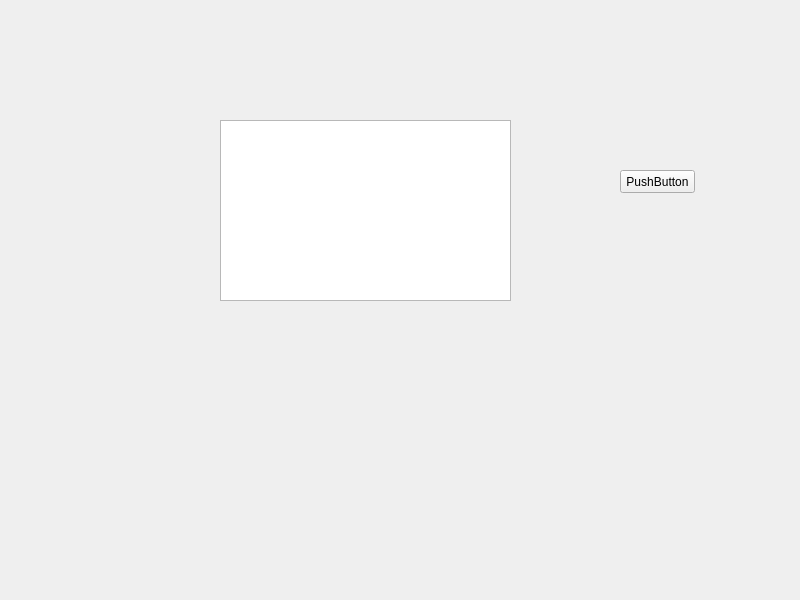
<?xml version="1.0" encoding="UTF-8"?>
<ui version="4.0">
 <class>Widget</class>
 <widget class="QWidget" name="Widget">
  <property name="geometry">
   <rect>
    <x>0</x>
    <y>0</y>
    <width>800</width>
    <height>600</height>
   </rect>
  </property>
  <property name="windowTitle">
   <string>Widget</string>
  </property>
  <widget class="myTextEdit" name="textEdit">
   <property name="geometry">
    <rect>
     <x>220</x>
     <y>120</y>
     <width>291</width>
     <height>181</height>
    </rect>
   </property>
   <property name="mouseTracking">
    <bool>false</bool>
   </property>
   <property name="focusPolicy">
    <enum>Qt::NoFocus</enum>
   </property>
  </widget>
  <widget class="QPushButton" name="pushButton">
   <property name="geometry">
    <rect>
     <x>620</x>
     <y>170</y>
     <width>75</width>
     <height>23</height>
    </rect>
   </property>
   <property name="text">
    <string>PushButton</string>
   </property>
  </widget>
 </widget>
 <customwidgets>
  <customwidget>
   <class>myTextEdit</class>
   <extends>QTextEdit</extends>
   <header>mytextedit.h</header>
  </customwidget>
 </customwidgets>
 <resources/>
 <connections/>
</ui>
